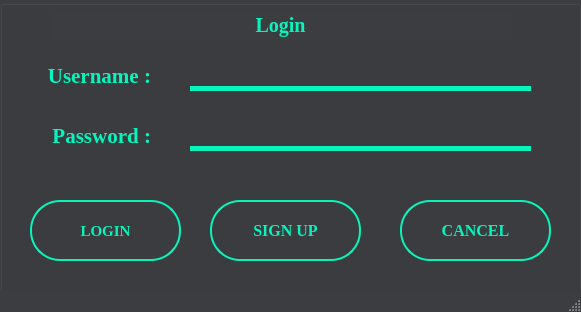
<?xml version="1.0" encoding="UTF-8"?>
<ui version="4.0">
 <class>MainWindow</class>
 <widget class="QMainWindow" name="MainWindow">
  <property name="geometry">
   <rect>
    <x>0</x>
    <y>0</y>
    <width>581</width>
    <height>312</height>
   </rect>
  </property>
  <property name="windowTitle">
   <string>MainWindow</string>
  </property>
  <property name="styleSheet">
   <string notr="true">QMainWindow
{
background-color:rgb(59, 61, 64);
}</string>
  </property>
  <widget class="QWidget" name="centralwidget">
   <widget class="QGroupBox" name="groupBox">
    <property name="geometry">
     <rect>
      <x>0</x>
      <y>0</y>
      <width>581</width>
      <height>331</height>
     </rect>
    </property>
    <property name="styleSheet">
     <string notr="true">QGroupBox
{
background-color:rgb(59, 61, 64);
color:black;
}</string>
    </property>
    <property name="title">
     <string/>
    </property>
    <widget class="QLabel" name="label_username">
     <property name="geometry">
      <rect>
       <x>10</x>
       <y>60</y>
       <width>141</width>
       <height>31</height>
      </rect>
     </property>
     <property name="font">
      <font>
       <family>Times New Roman</family>
       <pointsize>16</pointsize>
       <italic>false</italic>
       <bold>true</bold>
      </font>
     </property>
     <property name="styleSheet">
      <string notr="true">QLabel
{
color:rgb(7, 245, 189);
}</string>
     </property>
     <property name="text">
      <string>Username :</string>
     </property>
     <property name="alignment">
      <set>Qt::AlignRight|Qt::AlignTrailing|Qt::AlignVCenter</set>
     </property>
    </widget>
    <widget class="QLabel" name="label_password">
     <property name="geometry">
      <rect>
       <x>20</x>
       <y>120</y>
       <width>131</width>
       <height>31</height>
      </rect>
     </property>
     <property name="font">
      <font>
       <family>Times New Roman</family>
       <pointsize>16</pointsize>
       <bold>true</bold>
      </font>
     </property>
     <property name="styleSheet">
      <string notr="true">QLabel
{
color:rgb(7, 245, 189);
}</string>
     </property>
     <property name="text">
      <string>Password :</string>
     </property>
     <property name="alignment">
      <set>Qt::AlignRight|Qt::AlignTrailing|Qt::AlignVCenter</set>
     </property>
    </widget>
    <widget class="QLineEdit" name="lineEdit_username">
     <property name="geometry">
      <rect>
       <x>190</x>
       <y>60</y>
       <width>341</width>
       <height>31</height>
      </rect>
     </property>
     <property name="font">
      <font>
       <family>Times New Roman</family>
       <pointsize>12</pointsize>
       <bold>true</bold>
      </font>
     </property>
     <property name="styleSheet">
      <string notr="true">QLineEdit
{
color: rgb(7, 245, 189);
border:none;
background-color:transparent;
border-bottom:5px solid  rgb(7, 245, 189);
}
QLineEdit::Focus
{
border:5px solid rgb(7, 245, 189);
}</string>
     </property>
    </widget>
    <widget class="QLineEdit" name="lineEdit_password">
     <property name="geometry">
      <rect>
       <x>190</x>
       <y>120</y>
       <width>341</width>
       <height>31</height>
      </rect>
     </property>
     <property name="font">
      <font>
       <family>Times New Roman</family>
       <pointsize>12</pointsize>
       <bold>true</bold>
      </font>
     </property>
     <property name="styleSheet">
      <string notr="true">QLineEdit
{
color: rgb(7, 245, 189);
border:none;
background-color:transparent;
border-bottom:5px solid  rgb(7, 245, 189);
}
QLineEdit::Focus
{
border:5px solid rgb(7, 245, 189);
}</string>
     </property>
     <property name="echoMode">
      <enum>QLineEdit::Normal</enum>
     </property>
     <property name="alignment">
      <set>Qt::AlignBottom|Qt::AlignLeading|Qt::AlignLeft</set>
     </property>
    </widget>
    <widget class="QPushButton" name="button_cancel">
     <property name="geometry">
      <rect>
       <x>400</x>
       <y>200</y>
       <width>151</width>
       <height>61</height>
      </rect>
     </property>
     <property name="font">
      <font>
       <family>Times New Roman</family>
       <pointsize>12</pointsize>
       <bold>true</bold>
      </font>
     </property>
     <property name="styleSheet">
      <string notr="true">QPushButton
{
color:rgb(7, 245, 189);
border:none;
background-color:transparent;
border:2px solid rgb(7, 245, 189);
border-radius:30px;
}
QPushButton::Hover
{
color:rgb(59, 61, 64);
background-color:rgb(7, 245, 189);
}</string>
     </property>
     <property name="text">
      <string>CANCEL</string>
     </property>
    </widget>
    <widget class="QPushButton" name="button_sign">
     <property name="geometry">
      <rect>
       <x>210</x>
       <y>200</y>
       <width>151</width>
       <height>61</height>
      </rect>
     </property>
     <property name="font">
      <font>
       <family>Times New Roman</family>
       <pointsize>12</pointsize>
       <bold>true</bold>
      </font>
     </property>
     <property name="styleSheet">
      <string notr="true">QPushButton
{
color:rgb(7, 245, 189);
border:none;
background-color:transparent;
border:2px solid rgb(7, 245, 189);
border-radius:30px;
}
QPushButton::Hover
{
color:rgb(59, 61, 64);
background-color:rgb(7, 245, 189);
}</string>
     </property>
     <property name="text">
      <string>SIGN UP</string>
     </property>
    </widget>
    <widget class="QPushButton" name="Button_login">
     <property name="geometry">
      <rect>
       <x>30</x>
       <y>200</y>
       <width>151</width>
       <height>61</height>
      </rect>
     </property>
     <property name="font">
      <font>
       <family>Times New Roman</family>
       <pointsize>11</pointsize>
       <bold>true</bold>
      </font>
     </property>
     <property name="styleSheet">
      <string notr="true">QPushButton
{
color:rgb(7, 245, 189);
border:none;
background-color:transparent;
border:2px solid rgb(7, 245, 189);
border-radius:30px;
}
QPushButton::Hover
{
color:rgb(59, 61, 64);
background-color:rgb(7, 245, 189);
}</string>
     </property>
     <property name="text">
      <string>LOGIN</string>
     </property>
    </widget>
    <widget class="QLabel" name="label">
     <property name="geometry">
      <rect>
       <x>50</x>
       <y>10</y>
       <width>461</width>
       <height>31</height>
      </rect>
     </property>
     <property name="font">
      <font>
       <family>Times New Roman</family>
       <pointsize>15</pointsize>
       <bold>true</bold>
      </font>
     </property>
     <property name="styleSheet">
      <string notr="true">QLabel
{
background-color:rgb(59, 61, 64);
color:rgb(7, 245, 189);
}</string>
     </property>
     <property name="text">
      <string>Login</string>
     </property>
     <property name="alignment">
      <set>Qt::AlignCenter</set>
     </property>
    </widget>
   </widget>
  </widget>
  <widget class="QMenuBar" name="menubar">
   <property name="geometry">
    <rect>
     <x>0</x>
     <y>0</y>
     <width>581</width>
     <height>26</height>
    </rect>
   </property>
  </widget>
  <widget class="QStatusBar" name="statusbar"/>
 </widget>
 <resources/>
 <connections/>
</ui>
